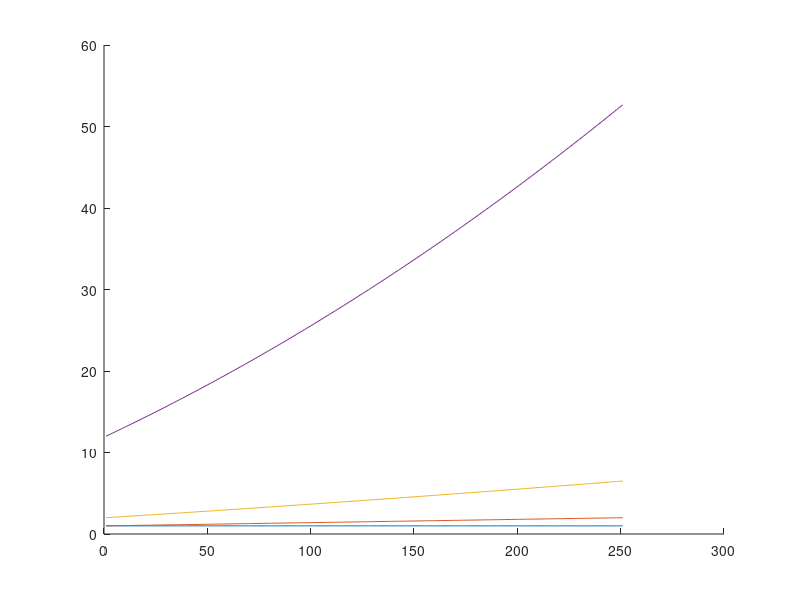

The MATLAB source for this figure: (Note: this script raises an error after producing the figure.)
x = 0:0.004:1;
B1 = (factorial(0)./(factorial(0-0).*factorial(0-0))).*1.*(x.^(0-0));
B2 = (factorial(1)./(factorial(1-0).*factorial(1-0))).*1.*(x.^(1-0)) + (factorial(1)./(factorial(1-1).*factorial(1-1))).*B1.*(x.^(1-1));
B3 = (factorial(2)./(factorial(2-0).*factorial(2-0))).*1.*(x.^(2-0)) + (factorial(2)./(factorial(2-1).*factorial(2-1))).*B1.*(x.^(2-1)) + (factorial(2)./(factorial(2-2).*factorial(2-2))).*B2.*(x.^(2-2));
B4 = (factorial(3)./(factorial(3-0).*factorial(3-0))).*1.*(x.^(3-0)) + (factorial(3)./(factorial(3-1).*factorial(3-1))).*B1.*(x.^(3-1)) + (factorial(3)./(factorial(3-2).*factorial(3-2))).*B2.*(x.^(3-2)) + (factorial(3)./(factorial(3-3).*factorial(3-3))).*B3.*(x.^(3-3));

figure;
hold on;
a = plot(B1);
b = plot(B2);
c = plot(B3);
d = plot(B4);
aa = a.LineStyle;
a.Linestyle = "-";
legend ('B1(x)','B2(x)','B3(x)','B4(x)');
